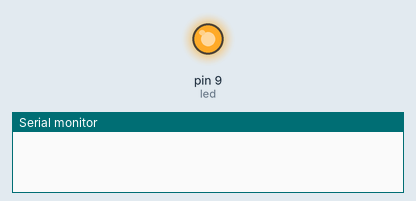
The sketch below on a simulated Arduino Uno, built with avr-gcc and run on an emulated ATmega328P. On the bench: output pins drawn as LEDs (lit = HIGH), the last lines printed to the serial monitor.

Above: at 0.5 s.
At 12.5 s:
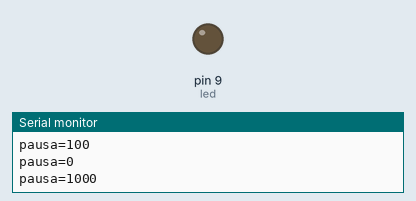
Timing chart, 0 to 14.3 s (numbered marks = the images above):
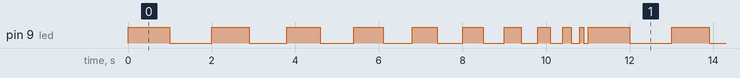

The sketch:

parpadeo.ino
```cpp
int led = 9;
void setup() {
  pinMode(led, OUTPUT);
  Serial.begin(9600);
}
int pausa=1000;

void loop() {
  digitalWrite(led, HIGH);
  delay(pausa);
  digitalWrite(led, LOW);
  delay(pausa);

  if(pausa<=0)
  {
    pausa=1000;
  }
  else
  {
    pausa=pausa-100;
  }
  Serial.print("pausa=");
  Serial.println(pausa);
}
```

Measured:
- by itself, pin 9 (led): repeats every 11.0 s: LOW 1.0 s, HIGH 0.90 s, LOW 0.90 s, HIGH 0.80 s, LOW 0.80 s, HIGH 0.70 s, LOW 0.70 s, HIGH 0.60 s, LOW 0.60 s, HIGH 0.50 s, LOW 0.50 s, HIGH 0.40 s, LOW 0.40 s, HIGH 0.30 s, LOW 0.30 s, HIGH 0.20 s, LOW 0.20 s, HIGH 0.10 s, LOW 0.10 s, HIGH 1.0 s
- by itself, everything shown: repeats every 11.0 s, in 20 steps
